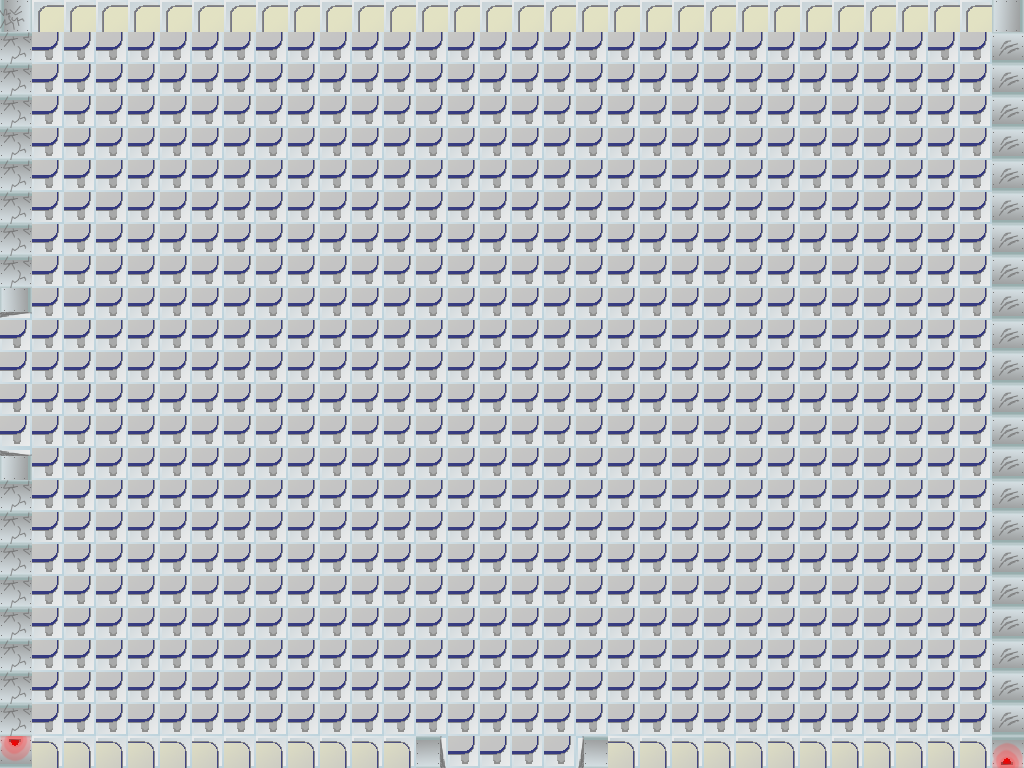

A level layout from a 2D game, rendered from its tile map. Below: a short description, then the map file with tile-grid data replaced by summaries:
An orthogonal 32x24 tile map with 32x32 px tiles, 1 tile layer (Tile Layer 1).

<map version="1.0" orientation="orthogonal" width="32" height="24" tilewidth="32" tileheight="32">
 <tileset firstgid="1" name="tilesheet" tilewidth="32" tileheight="32">
  <image source="tilesheet.png" trans="ff00ff" />
  <tile id="0">
   <properties>
    <property name="impassable" value="1" />
   </properties>
  </tile>
  <tile id="1">
   <properties>
    <property name="impassable" value="1" />
   </properties>
  </tile>
  <tile id="2">
   <properties>
    <property name="impassable" value="1" />
   </properties>
  </tile>
  <tile id="3">
   <properties>
    <property name="impassable" value="1" />
   </properties>
  </tile>
  <tile id="4">
   <properties>
    <property name="impassable" value="1" />
   </properties>
  </tile>
  <tile id="5">
   <properties>
    <property name="impassable" value="1" />
   </properties>
  </tile>
  <tile id="6">
   <properties>
    <property name="impassable" value="1" />
   </properties>
  </tile>
  <tile id="7">
   <properties>
    <property name="impassable" value="1" />
   </properties>
  </tile>
  <tile id="8">
   <properties>
    <property name="impassable" value="1" />
   </properties>
  </tile>
  <tile id="9">
   <properties>
    <property name="impassable" value="1" />
   </properties>
  </tile>
  <tile id="10">
   <properties>
    <property name="impassable" value="1" />
   </properties>
  </tile>
  <tile id="11">
   <properties>
    <property name="impassable" value="1" />
   </properties>
  </tile>
  <tile id="12">
   <properties>
    <property name="impassable" value="1" />
   </properties>
  </tile>
  <tile id="13">
   <properties>
    <property name="impassable" value="1" />
   </properties>
  </tile>
  <tile id="14">
   <properties>
    <property name="impassable" value="1" />
   </properties>
  </tile>
  <tile id="15">
   <properties>
    <property name="impassable" value="1" />
   </properties>
  </tile>
  <tile id="16">
   <properties>
    <property name="impassable" value="1" />
   </properties>
  </tile>
  <tile id="17">
   <properties>
    <property name="impassable" value="1" />
   </properties>
  </tile>
  <tile id="18">
   <properties>
    <property name="impassable" value="1" />
   </properties>
  </tile>
  <tile id="19">
   <properties>
    <property name="impassable" value="1" />
   </properties>
  </tile>
  <tile id="20">
   <properties>
    <property name="impassable" value="1" />
   </properties>
  </tile>
  <tile id="21">
   <properties>
    <property name="impassable" value="1" />
   </properties>
  </tile>
  <tile id="24">
   <properties>
    <property name="impassable" value="1" />
   </properties>
  </tile>
  <tile id="25">
   <properties>
    <property name="impassable" value="1" />
   </properties>
  </tile>
  <tile id="26">
   <properties>
    <property name="impassable" value="1" />
   </properties>
  </tile>
  <tile id="27">
   <properties>
    <property name="impassable" value="1" />
   </properties>
  </tile>
  <tile id="28">
   <properties>
    <property name="impassable" value="1" />
   </properties>
  </tile>
  <tile id="29">
   <properties>
    <property name="impassable" value="1" />
   </properties>
  </tile>
  <tile id="49">
   <properties>
    <property name="impassable" value="1" />
   </properties>
  </tile>
  <tile id="72">
   <properties>
    <property name="impassable" value="1" />
   </properties>
  </tile>
  <tile id="73">
   <properties>
    <property name="impassable" value="1" />
   </properties>
  </tile>
  <tile id="74">
   <properties>
    <property name="impassable" value="1" />
   </properties>
  </tile>
  <tile id="75">
   <properties>
    <property name="impassable" value="1" />
   </properties>
  </tile>
  <tile id="77">
   <properties>
    <property name="impassable" value="1" />
   </properties>
  </tile>
  <tile id="78">
   <properties>
    <property name="impassable" value="1" />
   </properties>
  </tile>
  <tile id="79">
   <properties>
    <property name="impassable" value="1" />
   </properties>
  </tile>
  <tile id="80">
   <properties>
    <property name="impassable" value="1" />
   </properties>
  </tile>
  <tile id="81">
   <properties>
    <property name="impassable" value="1" />
   </properties>
  </tile>
  <tile id="83">
   <properties>
    <property name="impassable" value="1" />
   </properties>
  </tile>
  <tile id="84">
   <properties>
    <property name="impassable" value="1" />
   </properties>
  </tile>
  <tile id="85">
   <properties>
    <property name="impassable" value="1" />
   </properties>
  </tile>
  <tile id="86">
   <properties>
    <property name="impassable" value="1" />
   </properties>
  </tile>
  <tile id="87">
   <properties>
    <property name="impassable" value="1" />
   </properties>
  </tile>
  <tile id="88">
   <properties>
    <property name="impassable" value="1" />
   </properties>
  </tile>
  <tile id="91">
   <properties>
    <property name="impassable" value="1" />
   </properties>
  </tile>
  <tile id="92">
   <properties>
    <property name="impassable" value="1" />
   </properties>
  </tile>
  <tile id="93">
   <properties>
    <property name="impassable" value="1" />
   </properties>
  </tile>
  <tile id="94">
   <properties>
    <property name="impassable" value="1" />
   </properties>
  </tile>
  <tile id="95">
   <properties>
    <property name="impassable" value="1" />
   </properties>
  </tile>
 </tileset>
 <layer name="Tile Layer 1" width="32" height="24">
  <data>[768 cells, 768 non-empty, 13 distinct tile ids]</data>
 </layer>
</map>
